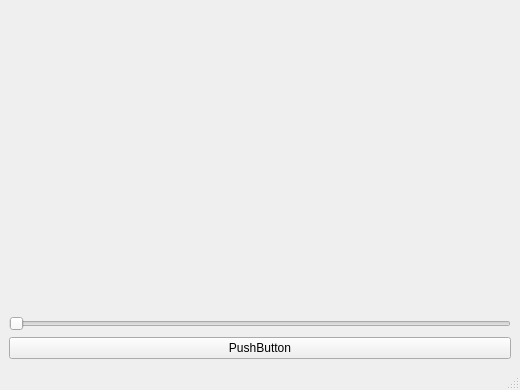
<?xml version="1.0" encoding="UTF-8"?>
<ui version="4.0">
 <class>MainWindow</class>
 <widget class="QMainWindow" name="MainWindow">
  <property name="geometry">
   <rect>
    <x>0</x>
    <y>0</y>
    <width>520</width>
    <height>390</height>
   </rect>
  </property>
  <property name="windowTitle">
   <string>MainWindow</string>
  </property>
  <widget class="QWidget" name="centralwidget">
   <layout class="QVBoxLayout" name="verticalLayout_2">
    <item>
     <layout class="QVBoxLayout" name="verticalLayout">
      <item>
       <widget class="QCustomPlot" name="plot" native="true"/>
      </item>
     </layout>
    </item>
    <item>
     <widget class="QSlider" name="horizontalSlider">
      <property name="pageStep">
       <number>5</number>
      </property>
      <property name="orientation">
       <enum>Qt::Horizontal</enum>
      </property>
     </widget>
    </item>
    <item>
     <widget class="QPushButton" name="pushButton">
      <property name="text">
       <string>PushButton</string>
      </property>
     </widget>
    </item>
   </layout>
  </widget>
  <widget class="QMenuBar" name="menubar">
   <property name="geometry">
    <rect>
     <x>0</x>
     <y>0</y>
     <width>520</width>
     <height>21</height>
    </rect>
   </property>
  </widget>
  <widget class="QStatusBar" name="statusbar"/>
 </widget>
 <customwidgets>
  <customwidget>
   <class>QCustomPlot</class>
   <extends>QWidget</extends>
   <header>qcustomplot/qcustomplot.h</header>
   <container>1</container>
  </customwidget>
 </customwidgets>
 <resources/>
 <connections/>
</ui>
